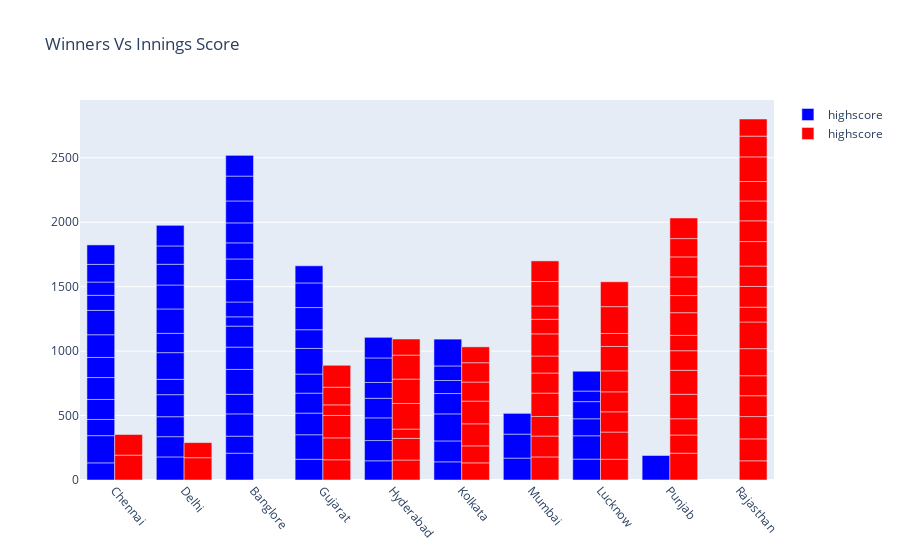

The cell this chart's notebook holds for it:
### Code cell
fig = go.Figure()

fig.add_trace(go.Bar(x=ipl['team1'],y=ipl[ 'second_ings_score'],name='highscore',marker_color='Blue'))

fig.add_trace(go.Bar(x=ipl['team2'],y=ipl['second_ings_score'],name='highscore',marker_color='red'))

fig.update_layout(barmode='group', xaxis_tickangle=50,title='Winners Vs Innings Score')

fig.show()

### Figure 1 — Plotly figure (JSON) as saved in the notebook; plotly's stock layout.template omitted (floating-point values rounded to 4 significant figures)
{"data": [{"marker": {"color": "Blue"}, "name": "highscore", "type": "bar", "x": ["Chennai", "Delhi", "Banglore", "Gujarat", "Hyderabad", "Banglore", "Chennai", "Kolkata", "Mumbai", "Delhi", "Chennai", "Hyderabad", "Banglore", "Kolkata", "Delhi", "Gujarat", "Chennai", "Banglore", "Delhi", "Lucknow", "Gujarat", "Banglore", "Mumbai", "Gujarat", "Hyderabad", "Lucknow", "Banglore", "Hyderabad", "Chennai", "Kolkata", "Banglore", "Delhi", "Chennai", "Delhi", "Gujarat", "Banglore", "Lucknow", "Chennai", "Banglore", "Gujarat", "Delhi", "Lucknow", "Banglore", "Mumbai", "Delhi", "Chennai", "Kolkata", "Gujarat", "Banglore", "Delhi", "Gujarat", "Punjab", "Kolkata", "Banglore", "Chennai", "Kolkata", "Lucknow", "Delhi", "Chennai", "Banglore", "Hyderabad", "Chennai", "Lucknow", "Delhi", "Hyderabad", "Kolkata", "Banglore", "Chennai", "Delhi", "Hyderabad", "Gujarat", "Banglore", "Banglore", "Gujarat"], "y": [133, 179, 208, 161, 149, 132, 211, 141, 170, 157, 126, 157, 173, 162, 155, 190, 155, 152, 171, 162, 168, 193, 186, 155, 176, 181, 173, 152, 170, 210, 163, 119, 156, 207, 148, 72, 132, 176, 115, 199, 150, 133, 174, 161, 189, 189, 158, 145, 160, 186, 172, 190, 101, 125, 117, 113, 82, 161, 103, 155, 123, 137, 154, 142, 190, 208, 170, 151, 160, 160, 191, 193, 161, 133]}, {"marker": {"color": "red"}, "name": "highscore", "type": "bar", "x": ["Kolkata", "Mumbai", "Punjab", "Lucknow", "Rajasthan", "Kolkata", "Lucknow", "Punjab", "Rajasthan", "Gujarat", "Punjab", "Lucknow", "Rajasthan", "Mumbai", "Lucknow", "Punjab", "Hyderabad", "Mumbai", "Kolkata", "Rajasthan", "Hyderabad", "Chennai", "Punjab", "Rajasthan", "Kolkata", "Mumbai", "Delhi", "Punjab", "Gujarat", "Rajasthan", "Lucknow", "Punjab", "Mumbai", "Rajasthan", "Kolkata", "Hyderabad", "Mumbai", "Punjab", "Rajasthan", "Hyderabad", "Kolkata", "Punjab", "Gujarat", "Rajasthan", "Lucknow", "Hyderabad", "Rajasthan", "Punjab", "Chennai", "Hyderabad", "Mumbai", "Rajasthan", "Lucknow", "Hyderabad", "Delhi", "Mumbai", "Gujarat", "Rajasthan", "Mumbai", "Punjab", "Kolkata", "Gujarat", "Rajasthan", "Punjab", "Mumbai", "Lucknow", "Gujarat", "Rajasthan", "Mumbai", "Punjab", "Rajasthan", "Lucknow", "Rajasthan", "Rajasthan"], "y": [133, 179, 208, 161, 149, 132, 211, 141, 170, 157, 126, 157, 173, 162, 155, 190, 155, 152, 171, 162, 168, 193, 186, 155, 176, 181, 173, 152, 170, 210, 163, 119, 156, 207, 148, 72, 132, 176, 115, 199, 150, 133, 174, 161, 189, 189, 158, 145, 160, 186, 172, 190, 101, 125, 117, 113, 82, 161, 103, 155, 123, 137, 154, 142, 190, 208, 170, 151, 160, 160, 191, 193, 161, 133]}], "layout": {"barmode": "group", "title": {"text": "Winners Vs Innings Score"}, "xaxis": {"tickangle": 50}}}
